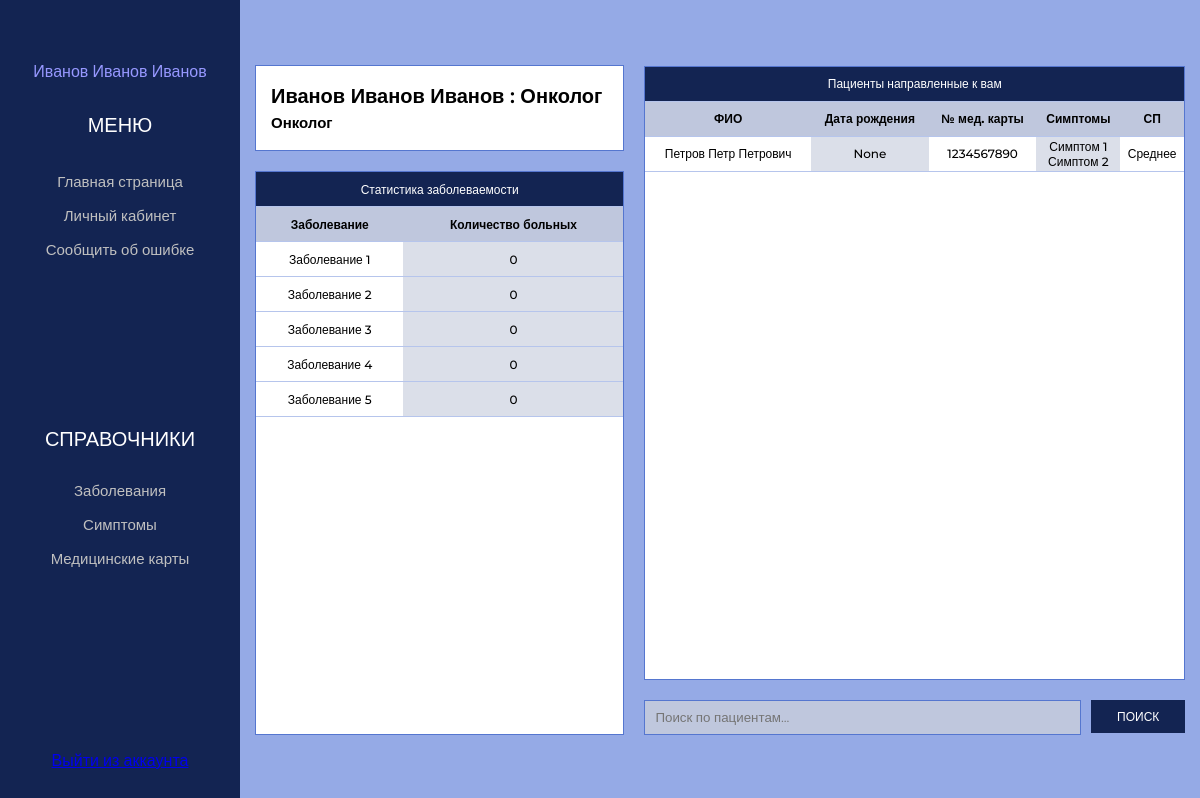
Before: /profile (signed in) with the older database file.
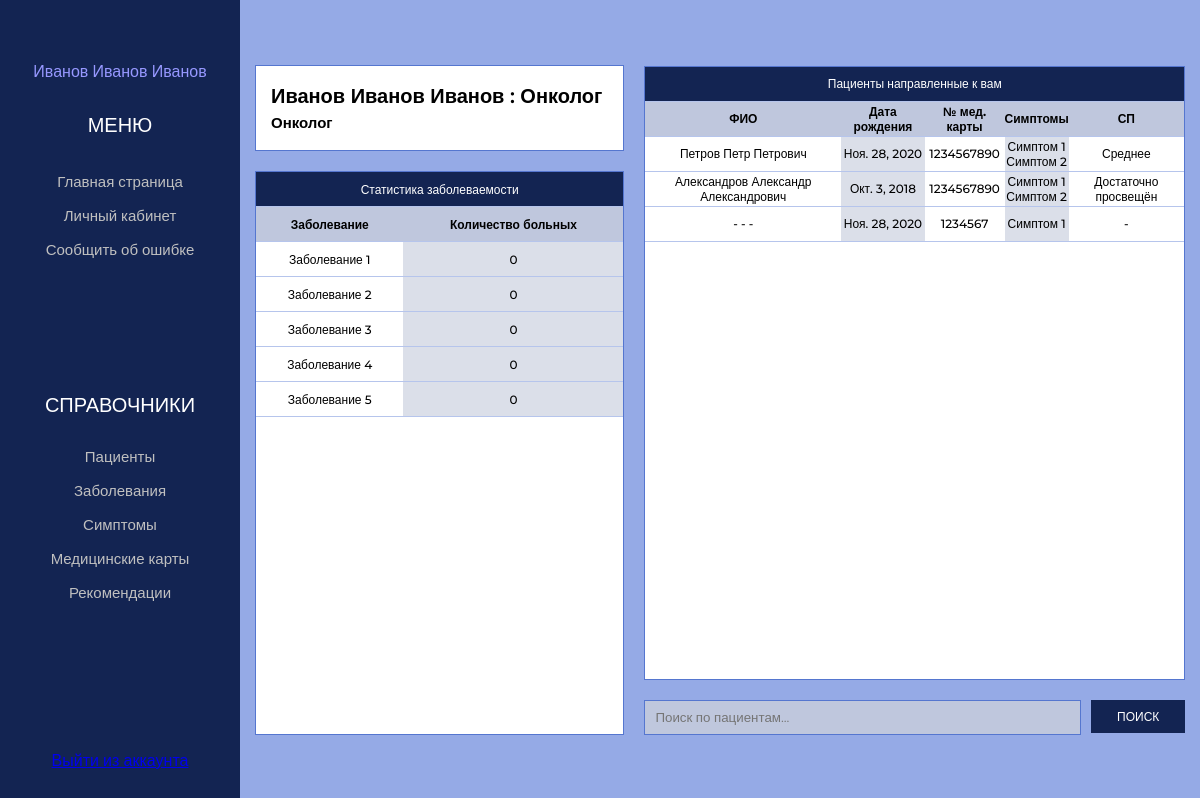
After: the same page with the newer database file.
### app/models.py (models this page shows, shortened)
class Disease(models.Model):
    name_disease                                = models.CharField(max_length=50, verbose_name='Наименование заболевания', null=False)
    description_disease                         = models.TextField(verbose_name='Описание заболевания', null=False)
    number_of_patients                          = models.IntegerField(verbose_name='Количество заболевших', null=True, default=0)
    symptoms                                    = models.ManyToManyField(Symptom, verbose_name="Симптом", related_name='diseases')
    status_genetic_predisposition               = models.BooleanField( verbose_name='Наличие генетических предрасположенностей', default=False)
    description_genetic_predisposition          = models.TextField(verbose_name='Описание генетической предрасположенности', null=True, blank=True, default='-')
    class Meta:
        verbose_name            = "Заболевание"
        verbose_name_plural     = "Заболевания"

class Patient(models.Model):
    surname_patient             = models.CharField(max_length=50, verbose_name='Фамилия пациента', null=True, blank=True)
    name_patient                = models.CharField(max_length=50, verbose_name='Имя пациента', null=True, blank=True)
    middlename_patient          = models.CharField(max_length=50, verbose_name='Отчество пациента', null=True, blank=True)
    email                       = models.EmailField(verbose_name='Почта', max_length=254, null=True, blank=True)
    birthday_patient            = models.DateField(max_length=50, verbose_name='День рождение пациента', null=True, blank=True)
    gender_patient              = models.CharField(max_length=50, verbose_name='Пол пациента', null=True, blank=True)
    enlightenment_patient       = models.CharField(max_length=50, verbose_name='Санитарное просвящение пациента', null=True)
    number_of_medical_card      = models.CharField(max_length=50, verbose_name='Номер медицинской карты', null=True)
    symptoms_patient            = models.ManyToManyField('Symptom', verbose_name="Симптомы", related_name = 'symptoms_patient' , blank=True)
    childhood_diseases          = models.ManyToManyField('Disease', verbose_name="Болезни детства", related_name = 'childhood_diseases', blank=True)
    relatives_diseases          = models.ManyToManyField('Disease', verbose_name="Болезни у родственников", related_name = 'relatives_diseases', blank=True)
    chronic_disease             = models.CharField(max_length=250, verbose_name='Хронические заболевания', null=True, blank=True)
    description_recommendation  = models.CharField(max_length=200, verbose_name='Описание рекомендации', null=True, blank=True)
    date_recommendation         = models.DateField(max_length=50, verbose_name='Дата выдачи рекомендации', null=True, blank=True)
    period_recommendation       = models.DateField(max_length=50, verbose_name='Период времени', null=True, blank=True)
    fk_account                  = models.ForeignKey(Account, on_delete = models.DO_NOTHING, verbose_name = 'Врач', null=True, blank=True)
    class Meta:
        verbose_name            = "Пациент"
        verbose_name_plural     = "Пациенты"

class Symptom(models.Model):
    name_symptom            = models.CharField(max_length=50, verbose_name='Наименование симптома', null=False)
    description_symptom     = models.CharField(max_length=200, verbose_name='Описание симптома', null=False)
    class Meta:
        verbose_name            = "Симптом"
        verbose_name_plural     = "Симптомы"

### app/views.py (the view)
# urls.py: path('profile', views.profile, name='profile'),
def profile(request):
    user_id = request.user.id
    user = request.user
    if not user.is_authenticated:
        return redirect('/accounts/login/')
    search_query = request.GET.get('search','')
    if search_query:
        info = Patient.objects.filter(Q(surname_patient__icontains=search_query) |
        Q(name_patient__icontains=search_query) |
        Q(middlename_patient__icontains=search_query) |
        Q(number_of_medical_card__icontains=search_query) |
        Q(enlightenment_patient__icontains=search_query) |
        Q(symptoms_patient__name_symptom__icontains=search_query) |
        Q(birthday_patient__icontains=search_query))
    else:
        info = Patient.objects.filter(fk_account__in=[user_id])
    elements = Disease.objects.all()
    context = {'elements': elements, 'info': info}
    return render(request, 'app/doctor/profile.html', context)

### account/models.py (called while the page is built)
    def __str__(self):
        return self.surname_doctor + ' ' + self.name_doctor + ' ' + self.middlename_doctor  + ' : ' + self.positions_doctor.positions_name

### app/templates/app/doctor/profile.html (shortened to what this page needs)
{% extends 'app/doctor/base_nav.html' %}
{% load static %}
{% block content %}
<section class="main">
    <div class="container">
        <div class="main_inner">
            <div class="main_left_block">
                <div class="card">
                    <p class="card_fio">{{request.user}}</p>
                    <p class="card_position">{{request.user.positions_doctor.positions_name }}</p>
                </div>
                <div class="statistic">
                    {% if elements %}
                    <table class="table profile_doctor" border="0" cellspacing="0">
                        <tr class="header_table black_title">
                            <td width='100%' colspan="2">Статистика заболеваемости</td>
                        </tr>
                        <tr class="header_table">
                            <th>Заболевание</th>
                            <th>Количество больных</th>
                        </tr>
                        {% for el in elements %}
                        <tr class="header_table">
                            <td>{{ el.name_disease }}</td>
                            <td class="color">{{ el.number_of_patients }}</td>
                        </tr>
                        {% endfor %}
                        {% else %}
                        <tr class="header_table">
                            <td width=90%>
                                <p style="margin:20px 20px 20px 20px" class="input_title">Нет записей</p>
                            </td>
                        </tr>
                        {% endif %}
                    </table>
                </div>
            </div>
            <div class="main_right_block">
                <div class="main_right_elements">
                    <table class="table profile_doctor" border="0" cellspacing="0">
                        <tr class="header_table black_title">
                            <td colspan="5">Пациенты направленные к вам</td>
                        </tr>
                        <tr class="header_table">
                            <th>ФИО</th>
                            <th>Дата рождения</th>
                            <th>№ мед. карты</th>
                            <th>Симптомы</th>
                            <th>СП</th>
                        </tr>
                        {% for i in info %}
                            <tr class="header_table">
                                <td>{{ i.surname_patient }} {{ i.name_patient }} {{ i.middlename_patient }}</td>
                                <td class="color">{{ i.birthday_patient }}</td>
                                <td >{{ i.number_of_medical_card }}</td>
                                    <td class="color">
                                    {% for s in i.symptoms_patient.all %}
                                    <p>{{ s.name_symptom }}</p>
                                    {% endfor %}
                                    </td>
                                <td >{{ i.enlightenment_patient }}</td>
                            </tr>
                        {% endfor %}
                    </table>
                </div>
                <form class="search_profile" action="{% url 'profile' %}" method="GET">
                    <input type="text" class="search_profile_bottom" name="search" placeholder="Поиск по пациентам..." />
                    <button type="submit" class="bottom_button">ПОИСК</button>
                </form>
            </div>
        </div>
    </div>
</section>
{% endblock content %}

### app/templates/app/doctor/base_nav.html (shortened to what this page needs)
{% load static %}
<!DOCTYPE html>
<html lang="ru">
<head>
    <link rel="stylesheet" href="{% static 'app/css/style.css' %}" />
    <link rel="stylesheet" href="https://use.fontawesome.com/releases/v5.8.2/css/all.css">
</head>
<body>
    <section class="panel">
        <p class="user">{{request.user.surname_doctor}} {{request.user.name_doctor}} {{request.user.middlename_doctor}}</p>
        <p class="panel_title">МЕНЮ</p>
        <a class="profile" href="{% url 'index' %}">Главная страница</a>
        <a class="profile two" href="{% url 'profile' %}">Личный кабинет</a>
        <a class="profile two" href="{% url 'report' %}">Сообщить об ошибке</a>
        <ul class="directory">
            <p class="panel_title_two">СПРАВОЧНИКИ</p>
            {% if request.user.is_staff %}
                <li class="li"><a class="link" href="{% url 'patient' %}">Пациенты</a></li>
            {% endif %}
            <li class="li"><a class="link" href="{% url 'disease' %}">Заболевания</a></li>
            <li class="li"><a class="link" href="{% url 'symptom' %}">Симптомы</a></li>
            <li class="li"><a class="link" href="{% url 'medicalRecord' %}">Медицинские карты</a></li>
            {% if request.user.is_staff %}
                <li class="li"><a class="link" href="{% url 'recommendation' %}">Рекомендации</a></li>
            {% endif %}
        </ul>
        <a class="link" href="{% url 'logout' %}">Выйти из аккаунта</a>
    </section>
    {% block content %}
    {% endblock %}
</body>
</html>

Changed rows visible on the page:
changed Account "Иванов": is_staff False → True (drawn)
changed Patient "Петров": birthday_patient "None" → "Ноя. 28, 2020"
added Patient: surname_patient "Александров", name_patient "Александр", middlename_patient "Александрович", birthday_patient "Окт. 3, 2018", number_of_medical_card "1234567890", enlightenment_patient "Достаточно просвещён", Symptom (name_symptom "Симптом 1"), Symptom (name_symptom "Симптом 2")
added Patient: surname_patient "-", name_patient "-", middlename_patient "-", birthday_patient "Ноя. 28, 2020", number_of_medical_card "1234567", enlightenment_patient "-", Symptom (name_symptom "Симптом 1")
Other visible differences:
text now shown: "Пациенты Рекомендации"
